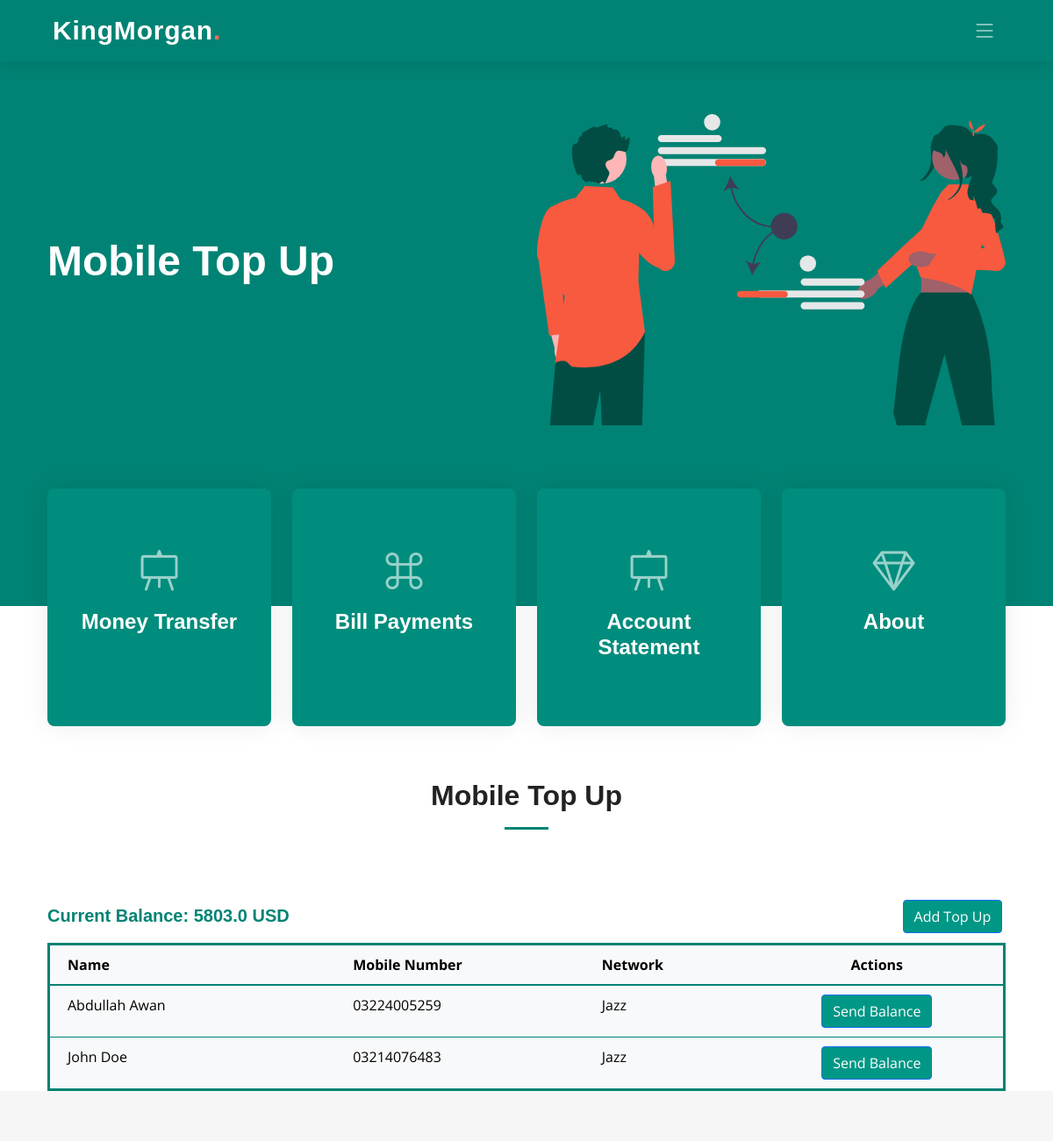
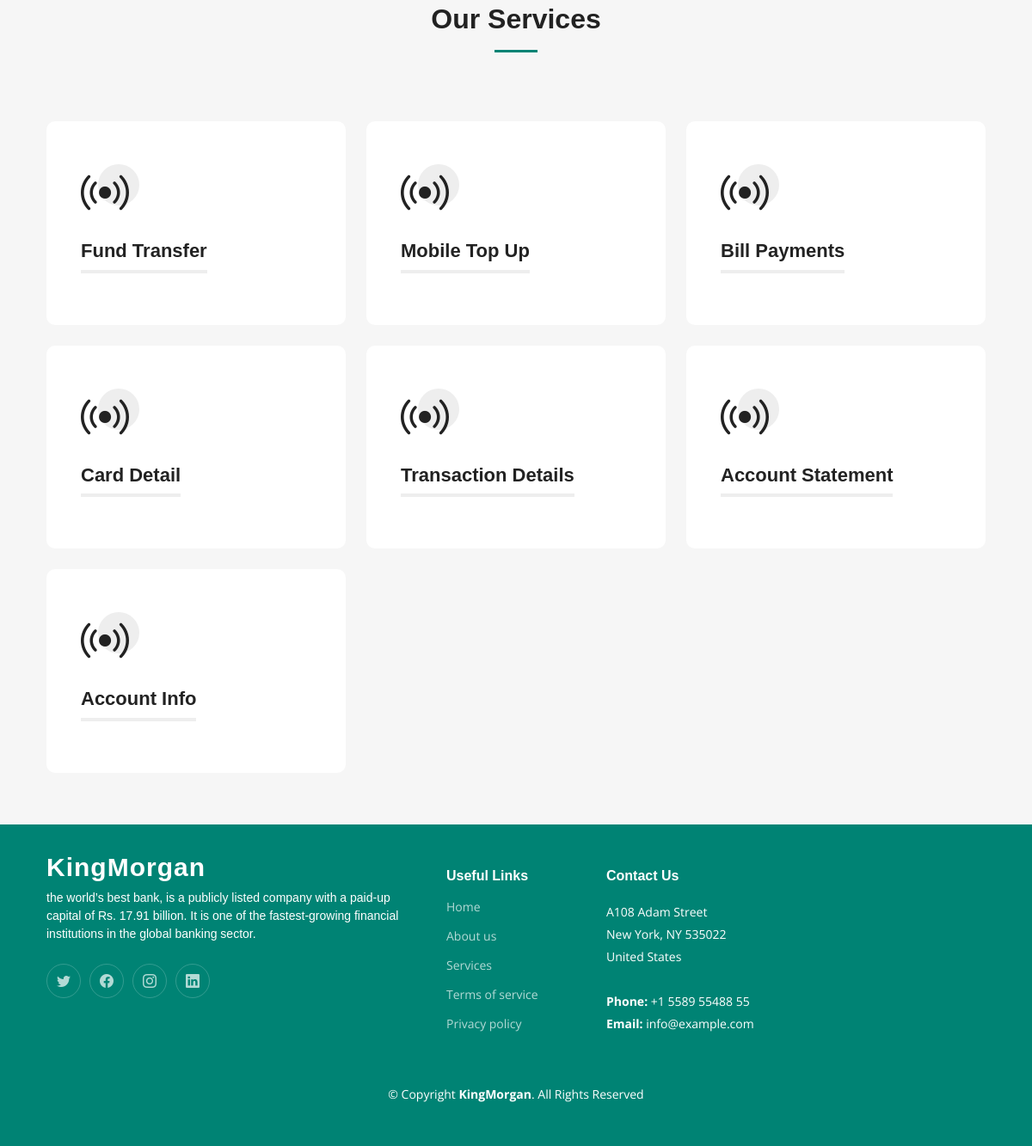
The app's page /mobileTopUp/ (signed in) with its own data (2 pictures, top to bottom).
### app/models.py (models this page shows, shortened)
class Accounts(models.Model):
    SAVING = 'Saving'
    CURRENT = 'Current'
    FIXED_DEPOSIT = 'Fixed Deposit'
    ACCOUNT_TYPE_CHOICES = [
        (SAVING, 'Saving'),
        (CURRENT, 'Current'),
        (FIXED_DEPOSIT, 'Fixed Deposit'),
    ]
    ACTIVE = 'Active'
    INACTIVE = 'Inactive'
    STATUS_CHOICES = [
        (ACTIVE, 'Active'),
        (INACTIVE, 'Inactive'),
    ]
    user = models.ForeignKey(User, on_delete=models.CASCADE)
    account_number = models.CharField(max_length=100, unique=True)
    balance = models.FloatField()
    account_type = models.CharField(max_length=20, choices=ACCOUNT_TYPE_CHOICES, default=CURRENT)
    status = models.CharField(max_length=20, choices=STATUS_CHOICES, default=ACTIVE)
    bank_id = models.ForeignKey('Banks', on_delete=models.CASCADE, default=11)

class MobileTopUp(models.Model):
    mobile_number = models.ForeignKey(MobileNumber, on_delete=models.CASCADE)
    user = models.ForeignKey('User', on_delete=models.CASCADE)
    timestamp = models.DateTimeField(default=timezone.now)

class MobileNumber(models.Model):
    name = models.CharField(max_length=100, default=None)
    mobile_number = models.CharField(max_length=13)
    network = models.ForeignKey(Network, on_delete=models.CASCADE)

class Network(models.Model):
    name = models.CharField(max_length=100)

### app/views.py (the view)
# urls.py: path('mobileTopUp/', views.mobile_top_up, name='mobile_top_up'),
def mobile_top_up(request):
    user_id = request.session.get('user')
    user = get_object_or_404(User, pk=user_id)
    account = get_object_or_404(Accounts, user=user)
    top_ups = MobileTopUp.objects.filter(user_id=user).select_related('mobile_number', 'mobile_number__network')
    networks = Network.objects.all()
    return render(request, 'dashboard/mobiletopup.html', {
        'User': user,
        'networks': networks,
        'top_ups': top_ups,
        'account': account,
        'services': services
    })

### app/templates/Dashboard/mobiletopup.html (shortened to what this page needs)
{% extends 'Dashboard/index.html' %}
{% load static %}
{% block extra_head %}
  <link href="https://cdnjs.cloudflare.com/ajax/libs/font-awesome/5.15.3/css/all.min.css" rel="stylesheet">
{% endblock extra_head %}
{% block hero %}<h2><span>Mobile Top Up</span></h2>{% endblock hero %}
{% block content %}
<div class="section-header">
  <h2>Mobile Top Up</h2>
</div>
<div class="container">
    <div class="row">
        <div class="col-6">
            <h5 style="font-weight: bold; font-family: 'Arial', sans-serif; color: #008374; margin-top: 1%;">
                Current Balance: {{ account.balance }} USD
            </h5>
        </div>
        <div class="col-6">
            <a href="#" class="btn btn-primary" style="background-color:#009786; margin-left: 78%; margin-bottom: 2%;" data-bs-toggle="modal" data-bs-target="#addMobileTopUpModal">
                Add Top Up
            </a>
        </div>
    </div>
    <div class="row">
        <div class="col-12">
            <table class="table table-borderless table-hover" style="border-collapse: collapse; border: 3px solid #008374; margin-bottom: 0;">
                <thead style="border-bottom: 2px solid #008374; background-color: #f8f9fa;">
                    <tr>
                        <th style="padding: 10px 20px; width: 30%; border-bottom: 1px solid #008374;">Name</th>
                        <th style="padding: 10px 20px; border-bottom: 1px solid #008374;">Mobile Number</th>
                        <th style="padding: 10px 20px; border-bottom: 1px solid #008374;">Network</th>
                        <th style="padding: 10px 20px; border-bottom: 1px solid #008374; text-align: center;">Actions</th>
                    </tr>
                </thead>
                <tbody style="border: 2px solid #008374; background-color: #f8f9fa;">
                    {% for top_up in top_ups %}
                        <tr style="border-bottom: 1px solid #008374;">
                            <td style="padding: 10px 20px;">{{ top_up.mobile_number.name }}</td>
                            <td style="padding: 10px 20px;">{{ top_up.mobile_number.mobile_number }}</td>
                            <td style="padding: 10px 20px;">{{ top_up.mobile_number.network.name }}</td>
                            <td style="padding: 10px 20px; text-align: center;">
                                <a href="{% url 'send_top_up' %}?name={{ top_up.mobile_number.name }}&mobile_no={{ top_up.mobile_number.mobile_number }}&balance={{ account.balance }}" class="btn btn-primary" style="background-color:#009786;">
                                    Send Balance
                                </a>
                            </td>
                        </tr>
                    {% endfor %}
                </tbody>
            </table>
        </div>
    </div>
</div>
<section id="services" class="services sections-bg">
    <div class="container" data-aos="fade-up">
      <div class="section-header">
        <h2>Our Services</h2>
      </div>
      <div class="row gy-4" data-aos="fade-up" data-aos-delay="100">
        {% for service in services %}
          <div class="col-lg-4 col-md-6">
            {% if service.url %}
              <a href="{% url service.url %}">
            {% endif %}
            <div class="service-item position-relative">
              <div class="icon">
                <i class="bi {{ service.icon }}"></i>
              </div>
              <h3>{{ service.name }}</h3>
            </div>
            {% if service.url %}
              </a>
            {% endif %}
          </div>
        {% endfor %}
      </div>
    </div>
  </section>
  {% endblock content %}

### app/static/css/main.css (style rules this page uses)
:root { --font-default: "Open Sans", system-ui, -apple-system, "Segoe UI", Roboto, "Helvetica Neue", Arial, "Noto Sans", "Liberation Sans", sans-serif, "Apple Color Emoji", "Segoe UI Emoji", "Segoe UI Symbol", "Noto Color Emoji"; --font-primary: "Montserrat", sans-serif; --font-secondary: "Poppins", sans-serif; }
:root { --color-default: #222222; --color-primary: #008374; --color-secondary: #f85a40; }
:root { scroll-behavior: smooth; }
body { font-family: var(--font-default); color: var(--color-default); }
a { color: var(--color-primary); text-decoration: none; }
h1, h2, h3, h4, h5, h6 { font-family: var(--font-primary); }
section { padding: 60px 0; overflow: hidden; scroll-margin-top: 70px; overflow: clip; }
.sections-bg { background-color: #f6f6f6; }
.section-header { text-align: center; padding-bottom: 60px; }
.section-header h2 { font-size: 32px; font-weight: 600; margin-bottom: 20px; padding-bottom: 20px; position: relative; }
.section-header h2:after { content: ""; position: absolute; display: block; width: 50px; height: 3px; background: var(--color-primary); left: 0; right: 0; bottom: 0; margin: auto; }
.services { padding: 60px 0; }
.services .service-item { padding: 40px; background: #fff; height: 100%; border-radius: 10px; }
.services .service-item .icon { width: 48px; height: 48px; position: relative; margin-bottom: 50px; }
.services .service-item .icon i { color: var(--color-default); font-size: 56px; transition: ease-in-out 0.3s; z-index: 2; position: relative; }
.services .service-item .icon:before { position: absolute; content: ""; height: 100%; width: 100%; background: #eeeeee; border-radius: 50px; z-index: 1; top: 10px; right: -20px; transition: 0.3s; }
.services .service-item h3 { color: var(--color-default); font-weight: 700; margin: 0 0 20px 0; padding-bottom: 8px; font-size: 22px; position: relative; display: inline-block; border-bottom: 4px solid #eeeeee; transition: 0.3s; }
.hero h2 { font-size: 48px; font-weight: 700; margin-bottom: 20px; color: #fff; }

### records on screen
Accounts: balance "5803.0"
MobileTopUp: mobile_number.name "Abdullah Awan", mobile_number.mobile_number "03224005259", mobile_number.network.name "Jazz"
MobileTopUp: mobile_number.name "John Doe", mobile_number.mobile_number "03214076483", mobile_number.network.name "Jazz"

### other values on screen
{{ service.name }} "Fund Transfer" "Mobile Top Up" "Bill Payments" "Card Detail" "Transaction Details" "Account Statement" "Account Info"
